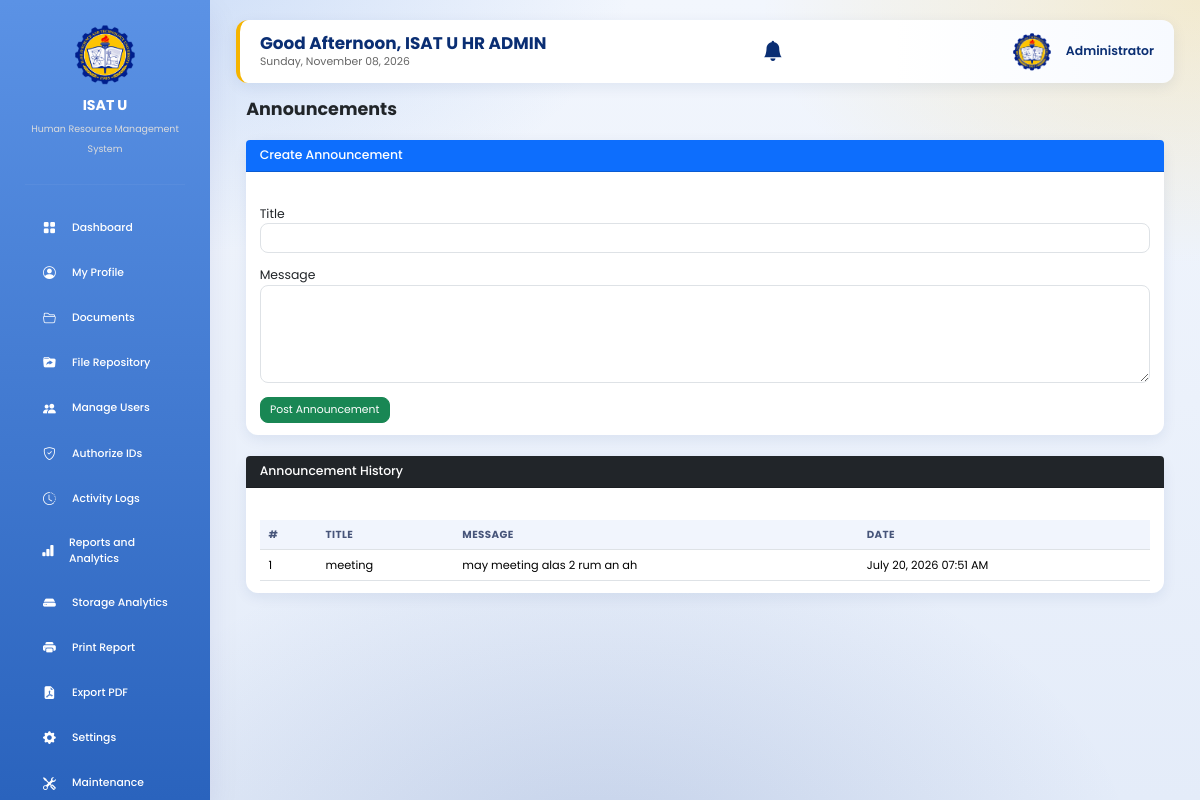
Page /admin/announcement.php (signed in) on the committed database.
### tables this page shows
CREATE TABLE `announcements` (
  `announcement_id` int(11) NOT NULL AUTO_INCREMENT,
  `title` varchar(255) NOT NULL,
  `message` text NOT NULL,
  `created_at` timestamp NOT NULL DEFAULT current_timestamp(),
  PRIMARY KEY (`announcement_id`)
);

### admin/announcement.php (the view, shortened to what this page needs)
<?php
include "../db.php";
include "includes/header.php";
include "includes/sidebar.php";
$result=mysqli_query($conn,"
SELECT *
FROM announcements
ORDER BY created_at DESC
");
?>
<div class="container-fluid">
<h2 class="fw-bold mb-4">
Announcements
</h2>
<div class="card shadow border-0 mb-4">
<div class="card-header bg-primary text-white">
<h5 class="mb-0">
Create Announcement
</h5>
</div>
<div class="card-body">
<form method="POST">
<div class="mb-3">
<label>Title</label>
<input
type="text"
name="title"
class="form-control"
required>
</div>
<div class="mb-3">
<label>Message</label>
<textarea
name="message"
class="form-control"
rows="5"
required></textarea>
</div>
<button
type="submit"
name="save"
class="btn btn-success">
Post Announcement
</button>
</form>
</div>
</div>
<div class="card shadow border-0">
<div class="card-header bg-dark text-white">
<h5 class="mb-0">
Announcement History
</h5>
</div>
<div class="card-body">
<table class="table table-hover">
<thead>
<tr>
<th>#</th>
<th>Title</th>
<th>Message</th>
<th>Date</th>
</tr>
</thead>
<tbody>
<?php
$i=1;
while($row=mysqli_fetch_assoc($result))
{
?>
<tr>
<td><?php echo $i++; ?></td>
<td><?php echo htmlspecialchars($row['title']); ?></td>
<td><?php echo htmlspecialchars($row['message']); ?></td>
<td><?php echo date("F d, Y h:i A",strtotime($row['created_at'])); ?></td>
</tr>
<?php } ?>
</tbody>
</table>
</div>
</div>
</div>
<?php include "includes/footer.php"; ?>

### assets/ui.css (style rules this page uses)
html { font-size:13.5px !important; }
body { font-size:.92rem; background: radial-gradient(900px 500px at 8% -5%, rgba(91,146,229,.28), transparent 60%), radial-gradient(800px 480px at 100% 0%, rgba(245,180,0,.18), transparent 55%), radial-gradient(900px 600px at 50% 110%, rgba(18,60,146,.16), transparent 60%), linear-gradient(180deg,#f2f6fd 0%,#e4ecf9 100%) !important; background-attachment:fixed !important; }
h2 { font-size:1.3rem !important; }
h5 { font-size:.92rem !important; }
.stat-card,.chart-card,.card,.profile-card,.card-box { border-radius:12px !important;box-shadow:0 4px 14px rgba(10,46,115,.08) !important; }
.card-body { padding:.9rem 1rem !important; }
.card-header { padding:.6rem 1rem !important;font-size:.9rem; }
.table { font-size:.84rem;margin-bottom:0; }
.table>:not(caption)>*>* { padding:.5rem .65rem !important; }
.table thead th { font-size:.76rem;text-transform:uppercase;letter-spacing:.4px;color:#47557a;background:#f1f5fd !important; }
.btn { font-size:.8rem;padding:.32rem .7rem;border-radius:8px; }
.form-control,.form-select { font-size:.85rem;padding:.38rem .65rem;border-radius:8px; }

### admin/includes/header.php (style rules this page uses)
body { background:#eef3fb; font-family:'Poppins',sans-serif; }
.card-header { display:flex; justify-content:space-between; align-items:center; margin-bottom:20px; }
.table { width:100%; border-collapse:collapse; }
.table th { background:#f8f9fa; padding:14px; text-align:left; font-weight:700; }
.table td { padding:14px; border-top:1px solid #eee; vertical-align:middle; }
.btn { padding:8px 15px; border-radius:8px; text-decoration:none; }

### admin/includes/sidebar.php (style rules this page uses)
:root { --blue:#0A2E73; --yellow:#F5B400; --white:#ffffff; --bg:#eef3fb; --shadow:0 12px 30px rgba(2, 10, 118, 0.08); }
* { margin:0; padding:0; box-sizing:border-box; font-family:'Poppins',sans-serif; }
body { background:var(--bg); }

### rows in the picture
announcements: title "meeting", message "may meeting alas 2 rum an ah", created_at "July 20, 2026 07:51 AM"

### other values in the picture
$greeting "Good Afternoon"
